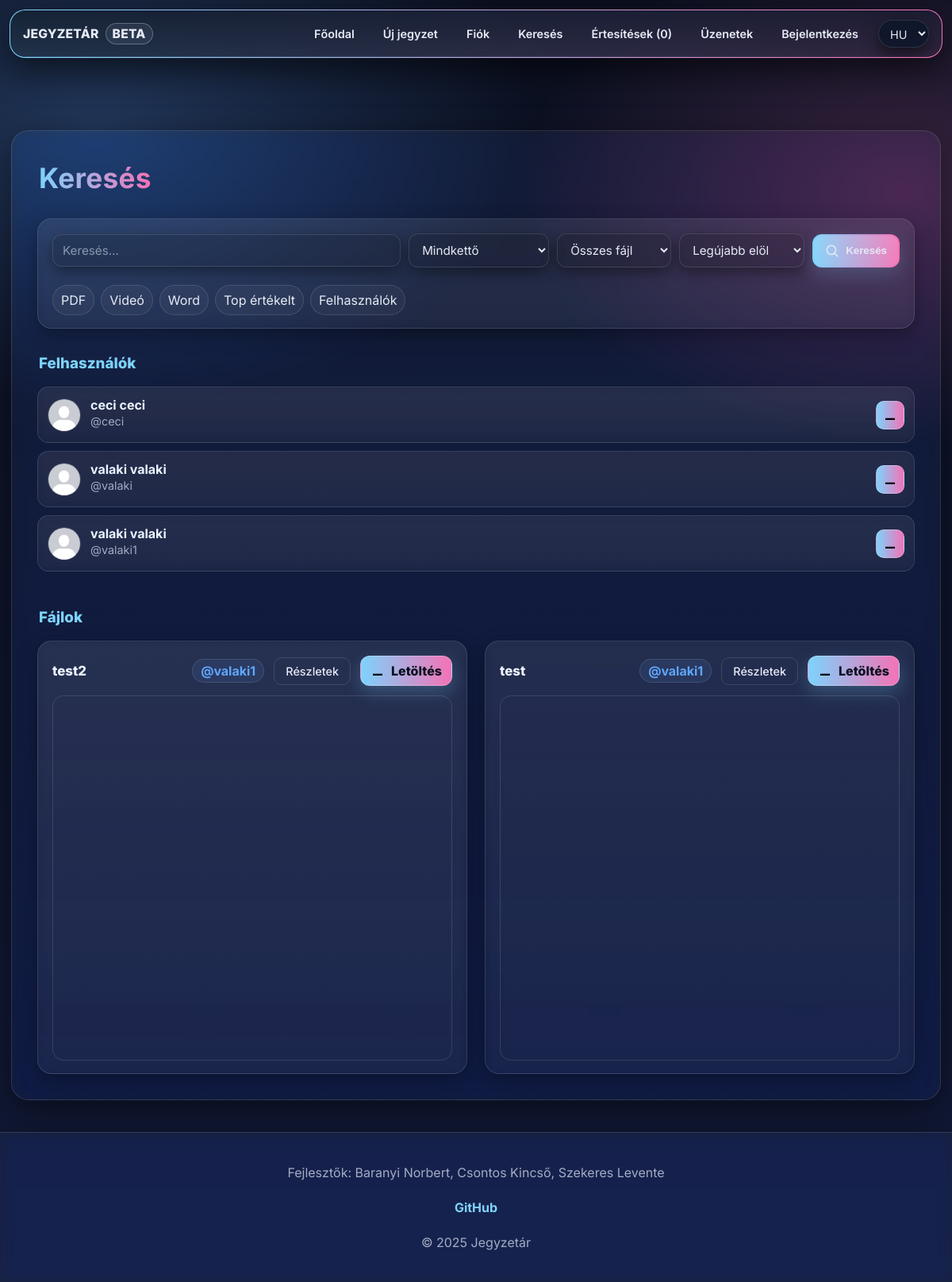
Screenshot of /search.php with the database file from the repository.
### tables this page shows
CREATE TABLE `users` (
  `id` int(11) NOT NULL,
  `lastname` varchar(100) DEFAULT NULL,
  `firstname` varchar(100) DEFAULT NULL,
  `username` varchar(50) NOT NULL,
  `birthdate` date DEFAULT NULL,
  `gender` varchar(10) DEFAULT NULL,
  `email` varchar(50) NOT NULL,
  `profile_picture` varchar(255) DEFAULT NULL,
  `password` varchar(255) NOT NULL,
  `security_question` varchar(255) NOT NULL,
  `security_answer` varchar(255) NOT NULL,
  `admin` tinyint(1) NOT NULL,
  `registration_date` datetime DEFAULT NULL,
  `language` varchar(5) NOT NULL DEFAULT 'hu',
  `oauth_provider` varchar(20) DEFAULT NULL,
  `oauth_sub` varchar(191) DEFAULT NULL,
  `email_verified` tinyint(1) NOT NULL DEFAULT 0
);

CREATE TABLE `files` (
  `id` int(11) NOT NULL,
  `uploaded_by` int(11) DEFAULT NULL,
  `name` varchar(255) NOT NULL,
  `file_name` varchar(255) NOT NULL,
  `description` text DEFAULT NULL,
  `file_path` varchar(255) NOT NULL,
  `subject` varchar(100) NOT NULL,
  `tags` varchar(255) NOT NULL,
  `tn_name` varchar(255) DEFAULT NULL
);

### assets/php/lang.php (called while the page is built, shortened)
<?php
    $lang = $_SESSION['lang'] ?? ($_COOKIE['lang'] ?? 'hu');
    $translations = [];
    $sql = $conn->query(
        "SELECT t_key, text FROM translations WHERE lang_code = '" .
        $conn->real_escape_string($lang) . "'"
    );
    while ($row = $sql->fetch_assoc()) {
        $translations[$row['t_key']] = $row['text'];
    }
    if (!function_exists('t')) {
        function t(string $key, string $fallback = ''): string {
            global $translations;
            if (isset($translations[$key])) {
                return $translations[$key];
            }
            return $fallback !== '' ? $fallback : $key;
        }
    }

### search.php (the view, shortened to what this page needs)
<?php
require "assets/php/db.php";
$q     = trim($_GET['q'] ?? '');
$scope = strtolower($_GET['scope'] ?? 'all');
$type  = strtolower($_GET['type']  ?? 'all');
$sort  = strtolower($_GET['sort']  ?? 'new');
$fileResult = null;
if ($scope !== 'users') {
    $where = [];
    $whereSql    = $where ? ('WHERE '.implode(' AND ', $where)) : '';
    $joinRatings = '';
    $selectExtra = '';
    $groupSql    = '';
    $orderSql    = 'ORDER BY f.id DESC';
    $sqlFiles = "
            SELECT f.* $selectExtra
            FROM files f
            $joinRatings
            $whereSql
            $groupSql
            $orderSql
            LIMIT 60
        ";
    $fileResult = $conn->query($sqlFiles);
}
$userResult = null;
if ($scope !== 'files') {
    $userWhere  = '';
    $orderUsers = 'ORDER BY u.username ASC';
    $sqlUsers = "
            SELECT u.id, u.firstname, u.lastname, u.username, u.profile_picture
            FROM users u
            $userWhere
            $orderUsers
            LIMIT 50
        ";
    $userResult = $conn->query($sqlUsers);
}
require "assets/php/lang.php";
?>
<!DOCTYPE html>
<html lang="<?= $lang ?>">
<head>
    <link rel="stylesheet" href="assets/css/styles.aurora.css">
</head>
<body>
<?php include 'assets/php/navbar.php'; ?>
<div class="main">
    <div class="section-titlebar">
        <h1><?= t('search_title') ?></h1>
    </div>
    <section class="filters card">
        <form class="filters-inner" action="search.php" method="get">
            <input class="input" type="text" name="q"
                   value="<?= htmlspecialchars($q) ?>"
                   placeholder="<?= t('search_placeholder') ?>">
            <select class="select" name="scope" aria-label="<?= t('search_scope_label') ?>">
                <?php
                $scopes = [
                        'all'   => t('search_scope_all'),
                        'files' => t('search_scope_files'),
                        'users' => t('search_scope_users'),
                ];
                foreach ($scopes as $val => $label) {
                    $sel = $scope === $val ? 'selected' : '';
                    echo "<option value=\"$val\" $sel>$label</option>";
                }
                ?>
            </select>
            <select class="select" name="type" aria-label="<?= t('search_type_label') ?>">
                <?php
                $types = [
                        'all' => t('search_type_all'),
                        'pdf' => t('search_type_pdf'),
                        'mp4' => t('search_type_mp4'),
                        'docx'=> t('search_type_docx')
                ];
                foreach ($types as $val => $label) {
                    $sel = $type === $val ? 'selected' : '';
                    echo "<option value=\"$val\" $sel>$label</option>";
                }
                ?>
            </select>
            <select class="select" name="sort" aria-label="<?= t('search_sort_label') ?>">
                <?php
                $sorts = [
                        'new' => t('search_sort_new'),
                        'old' => t('search_sort_old'),
                        'top' => t('search_sort_top')
                ];
                foreach ($sorts as $val => $label) {
                    $sel = $sort === $val ? 'selected' : '';
                    echo "<option value=\"$val\" $sel>$label</option>";
                }
                ?>
            </select>
            <button class="btn-search" type="submit" aria-label="<?= t('search_btn') ?>">
                <svg class="icon icon-search" viewBox="0 0 24 24" aria-hidden="true">
                    <path d="M15.5 15.5L21 21M10.5 18a7.5 7.5 0 1 1 0-15 7.5 7.5 0 0 1 0 15z"
                          fill="none" stroke="currentColor" stroke-width="2" stroke-linecap="round"/>
                </svg>
                <span><?= t('search_btn') ?></span>
            </button>
        </form>
        <div class="hero-pills" style="margin-top:10px">
            <a class="pill" href="search.php?scope=files&type=pdf&sort=new"><?= t('pill_pdf') ?></a>
            <a class="pill" href="search.php?scope=files&type=mp4&sort=new"><?= t('pill_video') ?></a>
            <a class="pill" href="search.php?scope=files&type=docx&sort=new"><?= t('pill_word') ?></a>
            <a class="pill" href="search.php?scope=files&sort=top"><?= t('pill_top_rated') ?></a>
            <a class="pill" href="search.php?scope=users&q=<?= urlencode($q ?: '') ?>"><?= t('pill_users') ?></a>
        </div>
    </section>
    <?php if ($userResult && $userResult->num_rows > 0): ?>
        <div class="section-titlebar"><h3><?= t('result_users') ?></h3></div>
        <div class="list-compact">
            <?php while ($u = $userResult->fetch_assoc()):
                $uid   = (int)$u['id'];
                $unameRaw = $u['username'] ?? '';
                $uname = htmlspecialchars($unameRaw);
                $full  = htmlspecialchars(trim(($u['lastname'] ?? '').' '.($u['firstname'] ?? '')));
                $pfp = "assets/img/default_profile_picture.jpg";
                ?>
                <article class="mini-card">
                    <div class="mini-main" style="display:flex;align-items:center;gap:12px;">
                        <img src="<?= htmlspecialchars($pfp) ?>" alt="" style="width:42px;height:42px;border-radius:999px;object-fit:cover;border:1px solid var(--stroke)">
                        <div>
                            <h4 class="mini-title"><?= $full !== '' ? $full : '@'.$uname ?></h4>
                            <p class="mini-meta">@<?= $uname ?></p>
                        </div>
                    </div>
                    <a class="mini-download"
                       href="profile.php?userid=<?= $uid ?>"
                       title="<?= t('open_profile') ?>"
                       aria-label="<?= t('open_profile') ?>">
                        <svg class="icon icon-download" viewBox="0 0 24 24" aria-hidden="true">
                            <path d="M12 3v10m0 0l-4-4m4 4l4-4M4 17v3h16v-3"></path>
                        </svg>
                    </a>
                </article>
            <?php endwhile; ?>
        </div>
    <?php elseif ($scope === 'users' && $q !== ''): ?>
        <div class="card"><p><?= t('empty_no_users') ?></p></div>
    <?php endif; ?>
    <?php if ($fileResult && $fileResult->num_rows > 0): ?>
        <div class="section-titlebar" style="margin-top:14px"><h3><?= t('result_files') ?></h3></div>
        <div class="content-grid grid-large">
            <?php while ($f = $fileResult->fetch_assoc()):
                $uploader_q = $conn->query("SELECT username FROM users WHERE id=".(int)$f['uploaded_by']." LIMIT 1");
                $uploader   = $uploader_q ? $uploader_q->fetch_assoc() : ['username'=>null];
                $file_id   = (int)$f['id'];
                $file_name = htmlspecialchars($f['name']);
                $usernameRaw  = $uploader['username'] ?? '';
                $username  = htmlspecialchars($usernameRaw);
                $ext       = strtolower(pathinfo($f['file_name'], PATHINFO_EXTENSION));
                $user_dir  = "users/" . ($uploader['username'] ?? '') . "/";
                $safe_path = $user_dir . $f['file_name'];
                ?>
                <article class="card">
                    <header class="card-head">
                        <h4 class="entry-title"><?= $file_name ?></h4>
                        <a class="uploader-name" href="profile.php?userid=<?= (int)$f['uploaded_by'] ?>">@<?= $username ?></a>
                        <a class="note-desc-btn" href="note.php?id=<?= (int)$f['id'] ?>">
                            <?= t('btn_details') ?>
                        </a>
                        <a class="entry-download-btn" href="assets/php/download.php?id=<?= $file_id ?>">
                            <svg class="icon icon-download" viewBox="0 0 24 24" aria-hidden="true">
                                <path d="M12 3v10m0 0l-4-4m4 4l4-4M4 17v3h16v-3"></path>
                            </svg>
                            <?= t('btn_download') ?>
                        </a>
                    </header>
                    <?php if ($ext === 'docx'): ?>
                        <p><b><?= t('docx_warning') ?></b></p>
                    <?php elseif ($ext === 'pdf'): ?>
                        <iframe src="<?= htmlspecialchars($safe_path) ?>" width="100%" height="460"></iframe>
                    <?php endif; ?>
                </article>
            <?php endwhile; ?>
        </div>
    <?php elseif ($scope !== 'users'): ?>
        <div class="card"><p><?= t('empty_no_files_filter') ?></p></div>
    <?php endif; ?>
</div>
<?php include 'assets/php/footer.php'; ?>
</body>
</html>

### assets/php/navbar.php (shortened to what this page needs)
<?php
    $isLoggedIn = isset($_COOKIE['id']);
    $user = null;
    $notify_number = 0;
    $currentUserId = ($user['id'] ?? 0);
?>
<nav class="navbar">
    <div class="navbar-content">
        <div class="brand"><span>Jegyzetár</span><span class="brand-badge">beta</span></div>
        <ul class="nav-links">
            <li><a href="index.php"><?= t('nav_home') ?></a></li>
            <li><a href="upload.php"><?= t('nav_upload') ?></a></li>
            <li><a href="profile.php?userid=<?= $currentUserId ?>"><?= t('nav_profil') ?></a></li>
            <li><a href="search.php"><?= t('nav_search') ?></a></li>
            <li><a href="notify.php"><?= t('nav_notify') ?> (<?= $notify_number ?>)</a></li>
            <li><a href="messages.php"><?= t('nav_messages') ?></a></li>
            <?php if ($isLoggedIn): ?>
                <li><a href="assets/php/logout.php"><?= t('nav_logout') ?></a></li>
            <?php else: ?>
                <li><a href="reglog.php?mode=login"><?= t('nav_login') ?></a></li>
            <?php endif; ?>
            <form method="get" style="display:inline;">
                <select name="lang" onchange="this.form.submit()" class="select">
                    <option value="hu" <?= $lang === 'hu' ? 'selected' : '' ?>>HU</option>
                </select>
            </form>
        </ul>
    </div>
</nav>

### assets/php/footer.php
<?php
    require __DIR__ . "/lang.php";
?>
<footer>
    <div class="footer-inner">
        <p>
            <?= t('footer_developers_label') ?>:
            Baranyi Norbert, Csontos Kincső, Szekeres Levente
        </p>
        <a href="https://github.com/doomhyena/jegyzetar.eu"
           target="_blank"
           rel="noopener noreferrer">
            <?= t('footer_github_link') ?>
        </a>
        <p><?= t('footer_rights') ?></p>
    </div>
</footer>

### rows the page displays
users: full "ceci ceci", username "ceci"
users: full "valaki valaki", username "valaki"
users: full "valaki valaki", username "valaki1"
files: name "test2", users.username "valaki1"
files: name "test", users.username "valaki1"

### other values shown
t('nav_home') "Főoldal"
t('nav_upload') "Új jegyzet"
t('nav_profil') "Fiók"
t('nav_search') "Keresés"
t('nav_notify') "Értesítések"
$notify_number "0"
t('nav_messages') "Üzenetek"
t('nav_login') "Bejelentkezés"
t('search_btn') "Keresés"
t('pill_pdf') "PDF"
t('pill_video') "Videó"
t('pill_word') "Word"
t('pill_top_rated') "Top értékelt"
t('pill_users') "Felhasználók"
t('result_users') "Felhasználók"
